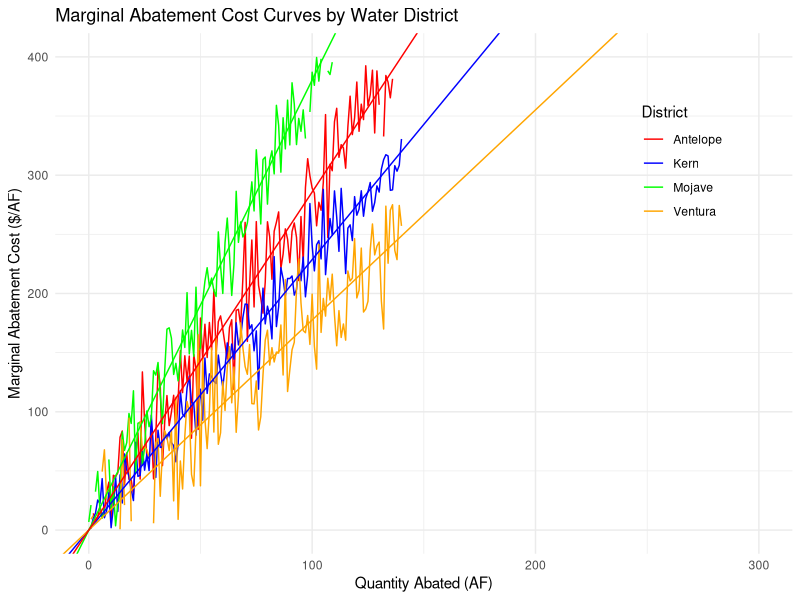
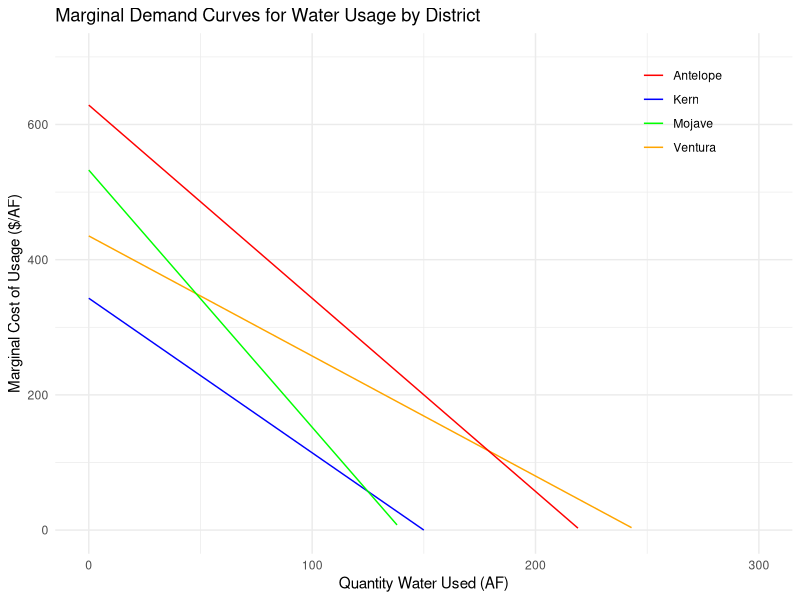

Reproduce these figures in R, in order.
## ---- chunk 1
knitr::opts_chunk$set(warning = FALSE, message = FALSE)

library(here)
library(tidyverse)
library(kableExtra)
## ---- chunk 2
#Loading in the data and baselines

w_data <- read_csv(here("Water_Districts.csv"))[,-1] %>%  #upload and drop first column
  rename(Kern = MC_Kern, Ventura = MC_Ventura, Mojave = MC_Mojave, Antelope = MC_Antelope)

mc_water <- pivot_longer(w_data, !Reduction, names_to = "District", values_to = "MAC") #pivot table to create column for districts (populated by four districts)

w_base_kern = 150 # Baseline water usage in Acre Ft. These values are E0 for each district
w_base_moj = 140
w_base_ant = 220
w_base_vent = 245 

agg_base = w_base_kern + w_base_moj + w_base_ant + w_base_vent
# Quantity is Acre Feet and Price is $/Acre Foot

w_abated = 255 #Given by a reduction from 755 AF --> 500 AF
## ---- chunk 3
#Linear Regressions of data sets to get slope of each abatement curve

kern_slope <- lm(Kern ~ 0 + Reduction, data = w_data)$coef[1]
moj_slope <- lm(Mojave ~ 0 + Reduction, data = w_data)$coef[1]
ant_slope <- lm(Antelope ~ 0 + Reduction, data = w_data)$coef[1]
vent_slope <- lm(Ventura ~ 0 + Reduction, data = w_data)$coef[1]

agg_a_slope = 1/((1/kern_slope) + (1/moj_slope) + (1/ant_slope) + (1/vent_slope))
## ---- chunk 4
#plotting abatement curves
ggplot(data = mc_water, aes (x = Reduction, y = MAC, color = District)) +
  geom_line() +
  geom_abline(intercept = 0, slope = kern_slope, color = "blue") +
  geom_abline(intercept = 0, slope = vent_slope, color = "orange") +
  geom_abline(intercept = 0, slope = moj_slope, color = "green") + 
  geom_abline(intercept = 0, slope = ant_slope, color = "red") +
#geom_abline(intercept = 0, slope = agg_a_slope, color = "purple") +

  scale_color_manual(values = c("red","blue","green","orange")) +
  xlim(0,300) +
  ylim(0,400) +
  theme_minimal() +
  labs(title = "Marginal Abatement Cost Curves by Water District", y = "Marginal Abatement Cost ($/AF)", x = "Quantity Abated (AF)") +
  theme(legend.position = c(.85,.75))
## ---- chunk 5
#Deriving Demand Functions & their inverses - inverse functions will be used in part 3c

kern_demand <- function(emiss) { 
  demand <- (kern_slope * w_base_kern) - (kern_slope * emiss)
  return(demand)
}
kern_demand_inv <- function(demand) {
  emiss <- w_base_kern - (demand / kern_slope)
  return(emiss)
}

ant_demand <- function(emiss) {
  demand <- (ant_slope * w_base_ant) - (ant_slope * emiss)
  return(demand)
}
ant_demand_inv <- function(demand) {
  emiss <- w_base_ant - (demand / ant_slope)
  return(emiss)
}

vent_demand <- function(emiss) {
  demand <- (vent_slope * w_base_vent) - (vent_slope * emiss)
  return(demand)
}
vent_demand_inv <- function(demand) {
  emiss <- w_base_vent - (demand / vent_slope)
  return(emiss)
}

moj_demand <- function(emiss) {
  demand <- (moj_slope * w_base_moj) - (moj_slope * emiss)
  return(demand)
}
moj_demand_inv <- function(demand) {
  emiss <- w_base_moj - (demand / moj_slope)
  return(emiss)
}

agg_demand <- function(emiss) {
  demand <- -(ant_demand(0) * emiss)/agg_base + ant_demand(0)
  return(demand) # doesnt have steps cuz this is derived from x and why intercept
}

agg_abatement_cost <- function(emiss){
  cost <- (agg_a_slope) * emiss
  return(cost)
}
## ---- chunk 6
#plotting demand curves
ggplot() +
  stat_function(fun = kern_demand, aes(color = "Kern")) +
  stat_function(fun = vent_demand, aes(color = "Ventura")) +
  stat_function(fun = moj_demand, aes(color = "Mojave")) +
  stat_function(fun = ant_demand, aes(color = "Antelope")) +
  #stat_function(fun = agg_demand, color = "purple") +
  scale_color_manual(values = c("red","blue","green","orange")) +
  ylim(0,700) +
  xlim(0,300) +
  theme_minimal() +
  labs(title = "Marginal Demand Curves for Water Usage by District", x = "Quantity Water Used (AF)", y = "Marginal Cost of Usage ($/AF)") + theme(legend.title = element_blank(), legend.position = c(.85,.85))
## ---- chunk 7
reduc_fact = (agg_base-(agg_base-w_abated))/agg_base
reduc_pct = reduc_fact * 100
mult_fact = 1 - reduc_fact

w_base_kern_int_A = w_base_kern * mult_fact
w_base_ant_int_A = w_base_ant * mult_fact
w_base_moj_int_A = w_base_moj * mult_fact
w_base_vent_int_A = w_base_vent * mult_fact
## ---- chunk 8
# cost of intervention to districts and total cost - using demand curves

cost_a_kern <- integrate(kern_demand, w_base_kern_int_A, w_base_kern)$value
cost_a_vent <- integrate(vent_demand, w_base_vent_int_A, w_base_vent)$value
cost_a_ant <- integrate(ant_demand, w_base_ant_int_A, w_base_ant)$value
cost_a_moj <- integrate(moj_demand, w_base_moj_int_A, w_base_moj)$value

total_cost_a = cost_a_kern + cost_a_ant + cost_a_vent + cost_a_moj
## ---- chunk 9
int_a_summary <- c("Cost ($)",round(cost_a_kern,0),round(cost_a_vent,0),round(cost_a_ant,0),round(cost_a_moj,0)) %>% #create vector of values
  t() %>% 
  kable(col.names = c("","Kern","Ventura","Antelope","Mojave")) %>%
  kable_styling(full_width = TRUE)

int_a_summary
## ---- chunk 10
#Aggregate marginal price (P*) of 255 units of abatement is equal to tax 

mpa_agg = w_abated*agg_a_slope #stringency?? P*w dollars/unit abatement 

cost_b_kern = .5*(mpa_agg/kern_slope)*mpa_agg #triangles
cost_b_vent = .5*(mpa_agg/vent_slope)*mpa_agg
cost_b_ant = .5*(mpa_agg/ant_slope)*mpa_agg
cost_b_moj = .5*(mpa_agg/moj_slope)*mpa_agg

total_cost_b = cost_b_kern + cost_b_vent + cost_b_ant + cost_b_moj

tax_rev_b = 500 * mpa_agg 

## ---- chunk 11
int_b_summary <- c("Cost ($)",round(cost_b_kern,0),round(cost_b_vent,0),round(cost_b_ant,0),round(cost_b_moj,0)) %>% #create vector of values
  t() %>% 
  kable(col.names = c("","Kern","Ventura","Antelope","Mojave")) %>%
  kable_styling(full_width = TRUE)

int_b_summary
## ---- chunk 12
# cost of intervention to districts and total cost - using demand curves

cost_c_kern <- integrate(kern_demand, kern_demand_inv(mpa_agg), w_base_kern)$value
cost_c_vent <- integrate(vent_demand, vent_demand_inv(mpa_agg), w_base_vent)$value
cost_c_ant <- integrate(ant_demand, ant_demand_inv(mpa_agg), w_base_ant)$value
cost_c_moj <- integrate(moj_demand, moj_demand_inv(mpa_agg), w_base_moj)$value

total_cost_c = cost_c_kern + cost_c_ant + cost_c_vent + cost_c_moj
## ---- chunk 13
int_c_summary <- c("Cost ($)",round(cost_c_kern,0),round(cost_c_vent,0),round(cost_c_ant,0),round(cost_c_moj,0)) %>% #create vector of values
  t() %>% 
  kable(col.names = c("","Kern","Ventura","Antelope","Mojave")) %>%
  kable_styling(full_width = TRUE)

int_c_summary
## ---- chunk 14
w_abated = 455

reduc_fact_2 = (agg_base-(agg_base-w_abated))/agg_base
reduc_pct_2 = reduc_fact_2 * 100
mult_fact_2 = 1 - reduc_fact_2

w_base_kern_int_A_2 = w_base_kern * mult_fact_2
w_base_ant_int_A_2 = w_base_ant * mult_fact_2
w_base_moj_int_A_2 = w_base_moj * mult_fact_2
w_base_vent_int_A_2 = w_base_vent * mult_fact_2

#intervention A costs
cost_a_kern_2 <- integrate(kern_demand, w_base_kern_int_A_2, w_base_kern)$value
cost_a_vent_2 <- integrate(vent_demand, w_base_vent_int_A_2, w_base_vent)$value
cost_a_ant_2 <- integrate(ant_demand, w_base_ant_int_A_2, w_base_ant)$value
cost_a_moj_2 <- integrate(moj_demand, w_base_moj_int_A_2, w_base_moj)$value

total_cost_a_2= cost_a_kern_2 + cost_a_ant_2 + cost_a_vent_2 + cost_a_moj_2

int_a_summary_2 <- c("Cost ($)",round(cost_a_kern_2,0),round(cost_a_vent_2,0),round(cost_a_ant_2,0),round(cost_a_moj_2,0)) %>% #create vector of values
  t() %>% 
  kable(col.names = c("","Kern","Ventura","Antelope","Mojave")) %>%
  kable_styling(full_width = TRUE)

int_a_summary_2
## ---- chunk 15
mpa_agg = w_abated*agg_a_slope #stringency?? P*w dollars/unit abatement 

cost_b_kern = .5*(mpa_agg/kern_slope)*mpa_agg #triangles
cost_b_vent = .5*(mpa_agg/vent_slope)*mpa_agg
cost_b_ant = .5*(mpa_agg/ant_slope)*mpa_agg
cost_b_moj = .5*(mpa_agg/moj_slope)*mpa_agg

total_cost_b = cost_b_kern + cost_b_vent + cost_b_ant + cost_b_moj

tax_rev_b = 500 * mpa_agg 

int_b_summary_2 <- c("Cost ($)",round(cost_b_kern,0),round(cost_b_vent,0),round(cost_b_ant,0),round(cost_b_moj,0)) %>% #create vector of values
  t() %>% 
  kable(col.names = c("","Kern","Ventura","Antelope","Mojave")) %>%
  kable_styling(full_width = TRUE)

int_b_summary_2
## ---- chunk 16
cost_c_kern <- integrate(kern_demand, kern_demand_inv(mpa_agg), w_base_kern)$value
cost_c_vent <- integrate(vent_demand, vent_demand_inv(mpa_agg), w_base_vent)$value
cost_c_ant <- integrate(ant_demand, ant_demand_inv(mpa_agg), w_base_ant)$value
cost_c_moj <- integrate(moj_demand, moj_demand_inv(mpa_agg), w_base_moj)$value

total_cost_c = cost_c_kern + cost_c_ant + cost_c_vent + cost_c_moj

int_c_summary_2 <- c("Cost ($)",round(cost_c_kern,0),round(cost_c_vent,0),round(cost_c_ant,0),round(cost_c_moj,0)) %>% #create vector of values
  t() %>% 
  kable(col.names = c("","Kern","Ventura","Antelope","Mojave")) %>%
  kable_styling(full_width = TRUE)

int_c_summary_2
